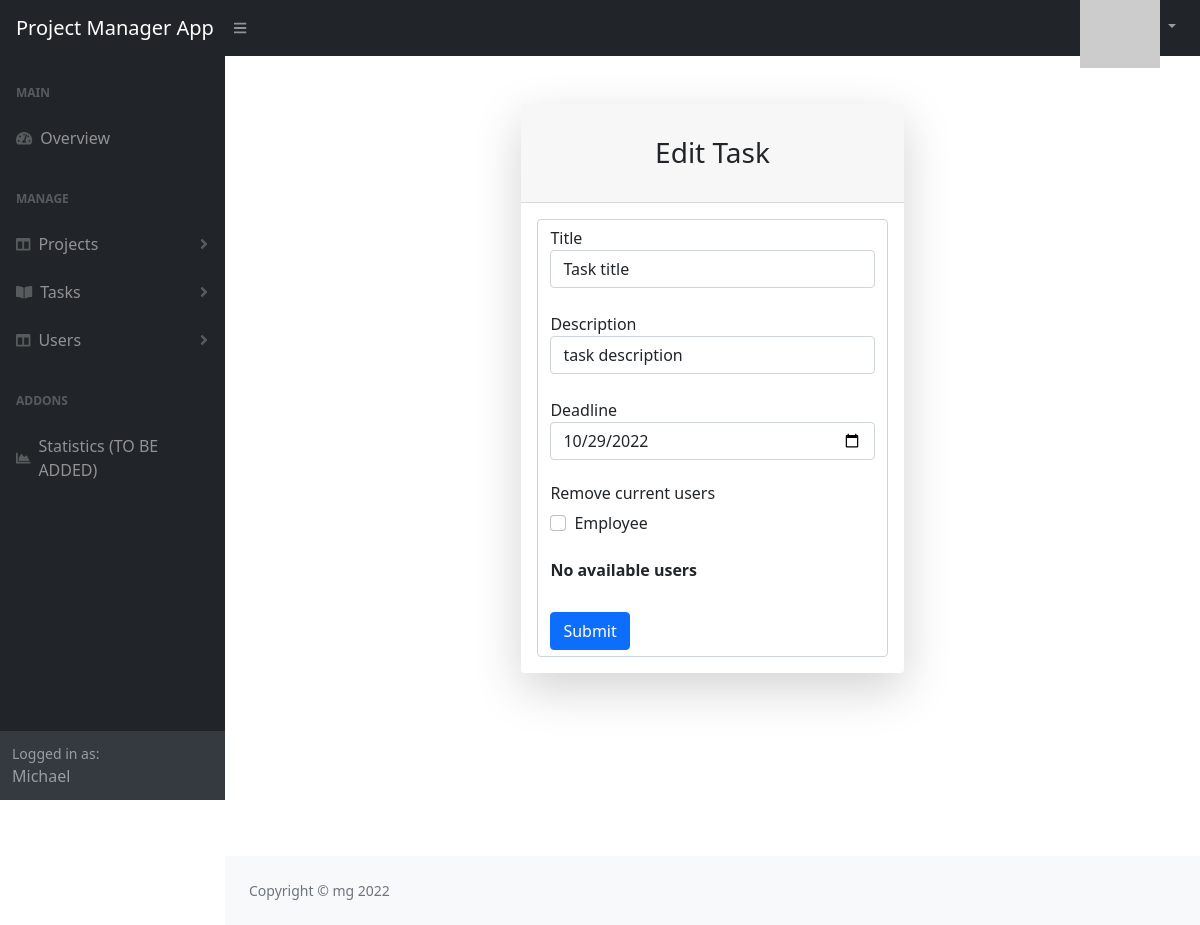
Screenshot of /edit-task/1/1 (signed in) with the database file from the repository.
### main.py (models this page shows)
class User(UserMixin, db.Model):
    __tablename__ = "users"
    id = db.Column(db.Integer, primary_key=True)
    email = db.Column(db.String(100), unique=True)
    password = db.Column(db.String(100))
    name = db.Column(db.String(100))
    position = db.Column(db.String(100))
    project_id = db.Column(db.Integer, db.ForeignKey("projects.id"))
    project = relationship("Project", back_populates="users")
    tasks = relationship("Task", secondary=user_task, backref="involved_users")

class Task(db.Model):
    __tablename__ = "tasks"
    id = db.Column(db.Integer, primary_key=True)
    title = db.Column(db.String(), unique=True)
    description = db.Column(db.String(1000))
    deadline = db.Column(db.String(10))
    project_id = db.Column(db.Integer, db.ForeignKey("projects.id"))
    project = relationship("Project", back_populates="tasks")
    in_progress = db.Column(db.Boolean)
    task_done = db.Column(db.Boolean)
    deadline_warning = db.Column(db.Boolean)
    deadline_passed = db.Column(db.Boolean)

### main.py (the view, shortened to what this page needs)
@app.route("/edit-task/<int:project_id>/<int:task_id>", methods=["GET", "POST"])
@admin_only
def edit_task(project_id, task_id):
    task_to_edit = Task.query.get(task_id)
    form = AddTask(
        title=task_to_edit.title,
        description=task_to_edit.description,
        deadline=datetime.strptime(task_to_edit.deadline, "%Y-%m-%d"),
    )
    form = users_selection(form=form, selection_type="edit_task", project_id=project_id, task_id=task_id)
    return render_template("edit_tasks.html", project_id=project_id, task_id=task_id, form=form)

### forms.py
class AddTask(FlaskForm):
    title = StringField("Title", validators=[DataRequired()])
    description = StringField("Description", validators=[DataRequired()])
    deadline = DateField("Deadline", format="%Y-%m-%d", validators=[DataRequired()])
    occupied_users = SelectMultipleField(
        'users_id',
        option_widget=widgets.CheckboxInput(),
        widget=widgets.ListWidget(prefix_label=False))
    free_users = SelectMultipleField(
        'free_users',
        option_widget=widgets.CheckboxInput(),
        widget=widgets.ListWidget(prefix_label=False))
    submit = SubmitField("Submit")

### main.py (called while the page is built)
def admin_only(func):
    @wraps(func)
    def wrapped_view(*args, **kwargs):
        try:
            user_id = int(current_user.get_id())
            user = User.query.get(user_id)
            if user.position != "manager":
                return redirect("/401")
            return func(*args, **kwargs)
        except TypeError:
            return redirect("/login")
    return wrapped_view

@login_manager.user_loader
def load_user(user_id):
    user = User.query.get(user_id)
    if user:
        return user
    else:
        return None

### templates/edit_tasks.html (shortened to what this page needs)
{% include "header.html" %}
{% include "side_navbar.html" %}
{% import "bootstrap/wtf.html" as wtf %}
<div id="layoutSidenav_content">
    <body class="bg-primary">
        <div id="layoutAuthentication">
            <div id="layoutAuthentication_content">
                <main>
                    <div class="container">
                        <div class="row justify-content-center">
                            <div class="col-lg-5">
                                <div class="card shadow-lg border-0 rounded-lg mt-5">
                                    <div class="card-header"><h3 class="text-center font-weight-light my-4">Edit Task</h3></div>
                                    <div class="card-body">
                                        <form class="form-control" action="" method="post" role="form">
                                            {{ wtf.form_field(form.title) }}<br>
                                            {{ wtf.form_field(form.description) }}<br>
                                            {{ wtf.form_field(form.deadline) }}
                                            <br>
                                            {% include "users_selection_form.html" %}
                                            <br>
                                            {{ wtf.form_field(form.submit, class_="btn btn-primary") }}
                                        </form>
                                    </div>
                                </div>
                            </div>
                        </div>
                    </div>
                </main>
            </div>
        </div>
{% include "footer.html" %}

### templates/side_navbar.html (shortened to what this page needs)
<div id="layoutSidenav">
    <div id="layoutSidenav_nav">
        <nav class="sb-sidenav accordion sb-sidenav-dark" id="sidenavAccordion">
            <div class="sb-sidenav-menu">
                <div class="nav">
                    <div class="sb-sidenav-menu-heading">Main</div>
                    <a class="nav-link" href="{{ url_for('index')}}">
                        <div class="sb-nav-link-icon"><i class="fas fa-tachometer-alt"></i></div>
                        Overview
                    </a>
                    {% if current_user.position == "manager" %}
                    <div class="sb-sidenav-menu-heading">Manage</div>
                    <a class="nav-link collapsed" href="#" data-bs-toggle="collapse" data-bs-target="#collapseLayouts"
                       aria-expanded="false" aria-controls="collapseLayouts">
                        <div class="sb-nav-link-icon"><i class="fas fa-columns"></i></div>
                        Projects
                        <div class="sb-sidenav-collapse-arrow"><i class="fas fa-angle-down"></i></div>
                    </a>
                    <a class="nav-link collapsed" href="#" data-bs-toggle="collapse" data-bs-target="#collapsePages"
                       aria-expanded="false" aria-controls="collapsePages">
                        <div class="sb-nav-link-icon"><i class="fas fa-book-open"></i></div>
                        Tasks
                        <div class="sb-sidenav-collapse-arrow"><i class="fas fa-angle-down"></i></div>
                    </a>
                    <a class="nav-link collapsed" href="#" data-bs-toggle="collapse" data-bs-target="#collapseUsers"
                       aria-expanded="false" aria-controls="collapseUsers">
                        <div class="sb-nav-link-icon"><i class="fas fa-columns"></i></div>
                        Users
                        <div class="sb-sidenav-collapse-arrow"><i class="fas fa-angle-down"></i></div>
                    </a>
                    <div class="sb-sidenav-menu-heading">Addons</div>
                    <a class="nav-link" href="#">
                        <div class="sb-nav-link-icon"><i class="fas fa-chart-area"></i></div>
                        Statistics (TO BE ADDED)
                    </a>
                {% endif %}
                </div>
            </div>
            {% if current_user.is_authenticated %}
            <div class="sb-sidenav-footer">
                <div class="small">Logged in as:</div>
                {{ current_user.name }}
            </div>
            {% endif %}
        </nav>
    </div>

### templates/users_selection_form.html (shortened to what this page needs)
{% if form_type != "add" %}
    {% if form.occupied_users.choices == [] %}
        <h6><strong>Currently no users in project</strong></h6>
    {% else %}
        <h6>Remove current users</h6>
        {% for choice in form.occupied_users %}
            <div class="form-check">
                {{ choice(class="form-check-input") }}
                {{ choice.label(class="form-check-label") }}
            </div>
        {% endfor %}
    {% endif %}
    <br>
{% endif %}
{% if form.free_users.choices == [] %}
    <h6><strong>No available users</strong></h6>
{% endif %}

### rows the page displays
User: name "Michael"
Task: title "Task title", description "task description", deadline "10/29/2022"
User: label "Employee"
